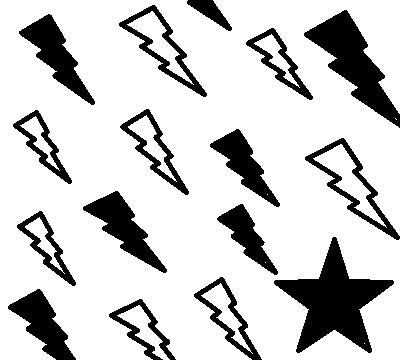
#> input picture test/Block2/Block/plain.bmp, 400 x 360 px
$ python block.py
#> lines starting #> are read from the running program, lines starting #| are printed output that depends on the picture; after the words box and inside, x2 and y2 are one past the last pixel; in counts of white or black regions, pixels touching at a corner belong together
#Piotr Stróżyk
# 278795
# 19.04.2024

import numpy as np
from PIL import Image
import hashlib

def read_bmp(file_path):
#> called with file_path = 'plain.bmp'
    image = Image.open(file_path)
#> image is the input picture: PIL image 400x360 RGB; 79.9% white; 16 black regions, largest, box (x1, y1, x2, y2) and area: (274, 237, 394, 353) 5418, (304, 10, 400, 128) 3913, (83, 191, 167, 273) 2272
    # Konwertuj obraz do skali szarości (jeśli jeszcze nie jest)
    if image.mode != 'L':
        image = image.convert('L')
    return np.array(image)

def read_key(file_path):
    try:
        with open(file_path, 'rb') as f:
            print("Using key.txt")
            return f.read()
    except FileNotFoundError:
        print("Using default key")
        return b'\x8b\xd1\xc1\xfb\xad\xe9\x88\xd1\xb9A7\x05\x81\xb4\xd3'

def block_encrypt_ecb(block, key):
    # Funkcja skrótu md5sum
    md5_hash = hashlib.md5()
    md5_hash.update(key)
    md5_hash.update(block.tobytes())
    # Konwertuj 16-bajtowy ciąg bajtów na blok 8x8 pikseli
    digest = np.frombuffer(md5_hash.digest(), dtype=np.uint8)
    # Powtarzaj digest, aby uzyskać wymaganą długość
    full_digest = np.tile(digest, 4)[:64]
    return full_digest.reshape(8, 8)

def block_encrypt_cbc(block, key, prev_cipher_block):
    # Funkcja skrótu md5sum
    md5_hash = hashlib.md5()
    md5_hash.update(key)
    md5_hash.update((block ^ prev_cipher_block).tobytes())
    # Konwertuj 16-bajtowy ciąg bajtów na blok 8x8 pikseli
    digest = np.frombuffer(md5_hash.digest(), dtype=np.uint8)
    # Powtarzaj digest, aby uzyskać wymaganą długość
    full_digest = np.tile(digest, 4)[:64]
    return full_digest.reshape(8, 8)

def encrypt_image_ecb(image, key):
    encrypted_image = np.zeros_like(image)
    height, width = image.shape
#> height = 360; width = 400
    for y in range(0, height, 8):
        for x in range(0, width, 8):
            block = image[y:y+8, x:x+8]
            encrypted_block = block_encrypt_ecb(block, key)
            encrypted_image[y:y+8, x:x+8] = encrypted_block
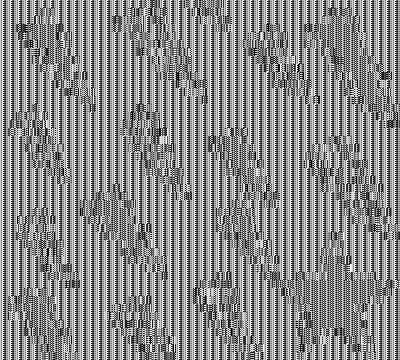
#> encrypted_image: shape (360, 400); min 0, max 255, mean 138.7
    return encrypted_image

def encrypt_image_cbc(image, key):
    encrypted_image = np.zeros_like(image)
    height, width = image.shape
    prev_cipher_block = np.zeros((8, 8), dtype=np.uint8)
    for y in range(0, height, 8):
        for x in range(0, width, 8):
            block = image[y:y+8, x:x+8]
            encrypted_block = block_encrypt_cbc(block, key, prev_cipher_block)
            encrypted_image[y:y+8, x:x+8] = encrypted_block
            prev_cipher_block = encrypted_block
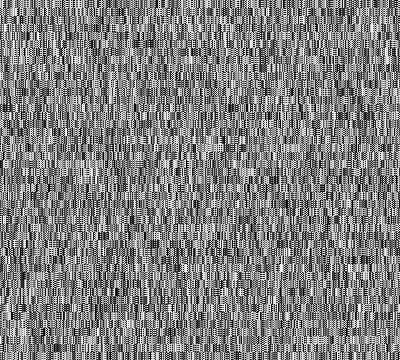
#> encrypted_image: shape (360, 400); min 0, max 255, mean 128
    return encrypted_image

# Wczytanie obrazu
image = read_bmp("plain.bmp")

# Wczytanie klucza
key = read_key("key.txt")

# Szyfrowanie obrazu w trybie ECB
encrypted_image_ecb = encrypt_image_ecb(image, key)
Image.fromarray(encrypted_image_ecb).save("ecb_crypto.bmp")

# Szyfrowanie obrazu w trybie CBC
encrypted_image_cbc = encrypt_image_cbc(image, key)
Image.fromarray(encrypted_image_cbc).save("cbc_crypto.bmp")
